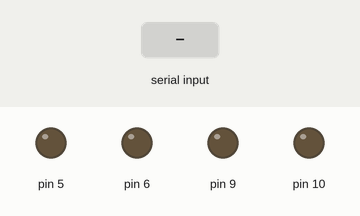
Simulated run of this sketch. Board: Arduino Uno, built with avr-gcc and run on an emulated ATmega328P. Parts: output pins drawn as LEDs (lit = HIGH). Inputs (shaded band) come from the test bench.

Above: at 1.2 s.
1.3 s: "F" received over the second serial link
At 2.1 s:
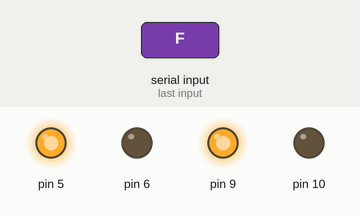
2.8 s: "B" received over the second serial link
At 3.3 s:
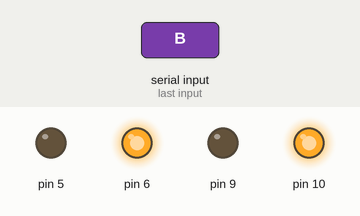
4.3 s: "L" received over the second serial link
At 5.5 s:
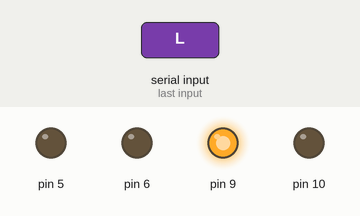
5.8 s: "R" received over the second serial link
At 6.7 s:
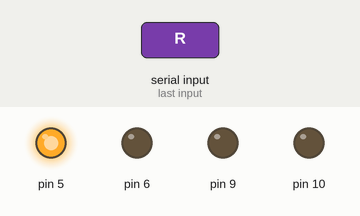
7.3 s: "S" received over the second serial link
At 7.9 s:
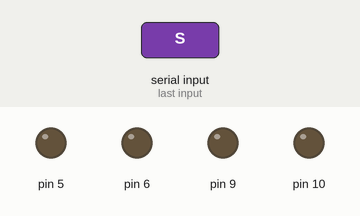
Timing chart, 0 to 9.8 s (numbered marks = the images above; inputs shaded):
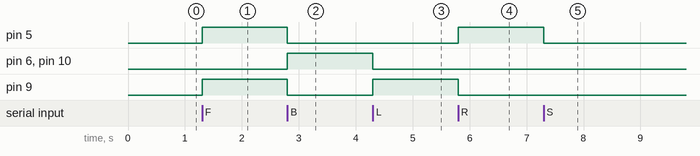

The sketch:

RCC.ino
```cpp
#include <SoftwareSerial.h>

SoftwareSerial btSerial(2, 3);

void setup() {
  btSerial.begin(9600);
  pinMode(5, OUTPUT);
  pinMode(6, OUTPUT);
  pinMode(9, OUTPUT);
  pinMode(10, OUTPUT);
}

void loop() {
  if (btSerial.available()) {
    char c = btSerial.read();

    switch(c) {
      case 'S':
        stop();
        break;
      case 'F':
        forward();
        break;
      case 'B':
        backward();
        break;
      case 'L':
        turnleft();
        break;
      case 'R':
        turnright();
        break;
    }
  }
}

void stop() {
  digitalWrite(5, LOW);
  digitalWrite(6, LOW);
  digitalWrite(9, LOW);
  digitalWrite(10, LOW);
}

void forward() {
  digitalWrite(5, HIGH);
  digitalWrite(6, LOW);
  digitalWrite(9, HIGH);
  digitalWrite(10, LOW);
}

void backward() {
  digitalWrite(5, LOW);
  digitalWrite(6, HIGH);
  digitalWrite(9, LOW);
  digitalWrite(10, HIGH);
}

void turnleft() {
  digitalWrite(5, LOW);
  digitalWrite(6, LOW);
  digitalWrite(9, HIGH);
  digitalWrite(10, LOW);
}

void turnright() {
  digitalWrite(5, HIGH);
  digitalWrite(6, LOW);
  digitalWrite(9, LOW);
  digitalWrite(10, LOW);
}
```

Measured:
- after the input at 1.3 s, pin 5, pin 9: LOW → HIGH at once
- after the input at 2.8 s, pin 5, pin 9: HIGH → LOW at once; pin 6, pin 10: LOW → HIGH at once
- after the input at 4.3 s, pin 6, pin 10: HIGH → LOW at once; pin 9: LOW → HIGH at once
- after the input at 5.8 s, pin 5: LOW → HIGH at once; pin 9: HIGH → LOW at once
- after the input at 7.3 s, pin 5: HIGH → LOW at once
